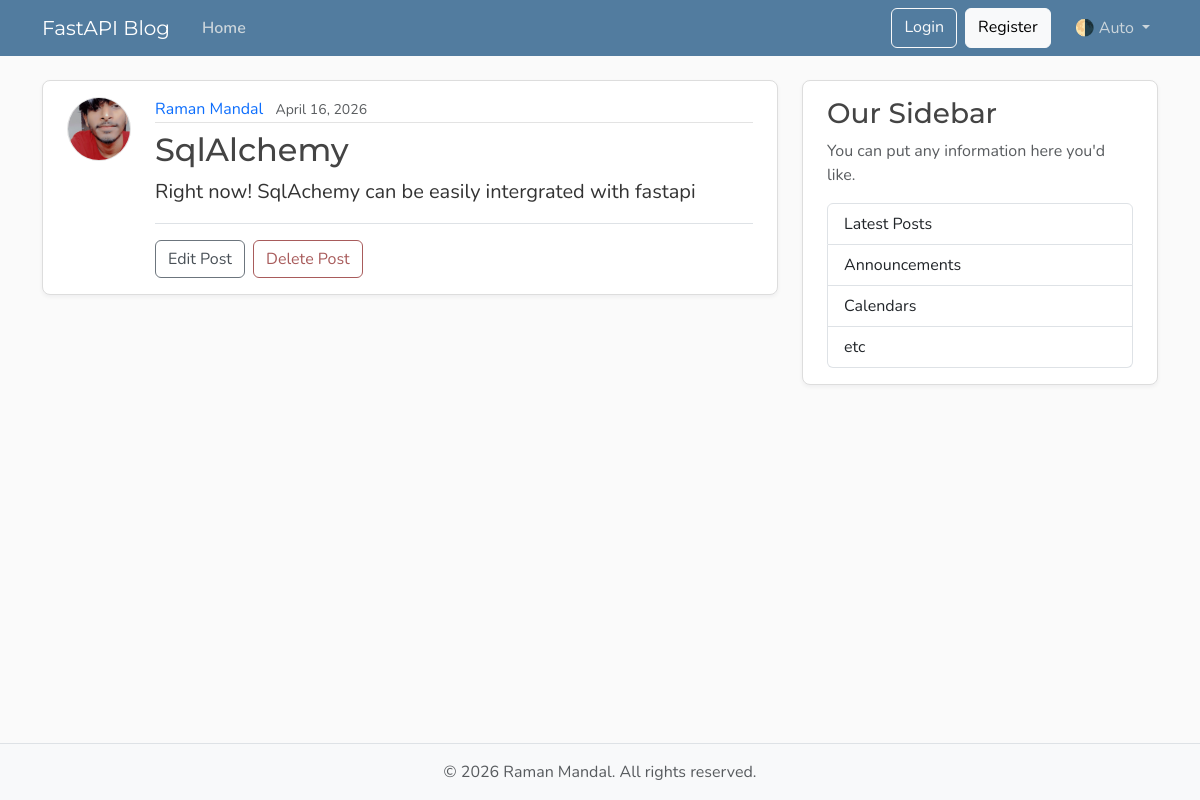
/posts/1, run on the app's committed database.
### models.py (models this page shows, shortened)
class User(Base):
    __tablename__ = "users"
    id: Mapped[int] = mapped_column(Integer, primary_key=True, index=True)
    username: Mapped[str] = mapped_column(String(50), unique=True, nullable=False)
    email: Mapped[str] = mapped_column(String(120), unique=True, nullable=False)
    image_file: Mapped[str | None] = mapped_column(
        String(200),
        nullable=True,
        default=None,
    )
    posts: Mapped[list[Post]] = relationship(
        back_populates="author",
        cascade="all, delete-orphan",
    )

class Post(Base):
    __tablename__ = "posts"
    id: Mapped[int] = mapped_column(Integer, primary_key=True, index=True)
    title: Mapped[str] = mapped_column(String(100), nullable=False)
    content: Mapped[str] = mapped_column(Text, nullable=False)
    user_id: Mapped[int] = mapped_column(
        ForeignKey("users.id"),
        nullable=False,
        index=True,
    )
    date_posted: Mapped[datetime] = mapped_column(
        DateTime(timezone=True),
        default=lambda: datetime.now(UTC),
    )
    author: Mapped[User] = relationship(back_populates="posts")

### main.py (the view)
@app.get("/posts/{post_id}", include_in_schema=False)
def post_page(request: Request, post_id: int, db: Annotated[Session, Depends(get_db)]):
    result = db.execute(select(models.Post).where(models.Post.id == post_id))
    post = result.scalars().first()
    if post:
        title = post.title[:50]
        return templates.TemplateResponse(
            request,
            "post.html",
            {"post": post, "title": title},
        )
    raise HTTPException(status_code=status.HTTP_404_NOT_FOUND, detail="Post not found")

### templates/post.html (shortened to what this page needs)
{% extends "layout.html" %}
{% block content %}
  <article class="content-section py-3 px-4 mb-4">
    <div class="d-flex align-items-start gap-4">
      <img class="rounded-circle article-img flex-shrink-0"
           src="{{ post.author.image_path }}"
           alt="{{ post.author.username }}'s profile picture"
           width="64"
           height="64"
           loading="lazy">
      <div class="flex-grow-1">
        <div class="article-metadata mb-2">
          <a class="me-2"
             href="{{ url_for("user_posts", user_id=post.author.id) }}">{{ post.author.username }}</a>
          <small class="text-body-secondary">{{ post.date_posted.strftime("%B %d, %Y") }}</small>
        </div>
        <h2 class="article-title">{{ post.title }}</h2>
        <p class="article-content">{{ post.content }}</p>
        <div class="post-actions mt-3 pt-3 border-top">
          <a class="btn btn-outline-secondary me-1" href="#">Edit Post</a>
          <button type="button"
                  class="btn btn-outline-danger"
                  data-bs-toggle="modal"
                  data-bs-target="#deleteModal">Delete Post</button>
        </div>
      </div>
    </div>
  </article>
{% endblock content %}

### static/css/main.css (style rules this page uses)
:root { --font-heading: "Montserrat", system-ui, -apple-system, BlinkMacSystemFont, sans-serif; --font-body: "Nunito", system-ui, -apple-system, BlinkMacSystemFont, sans-serif; --color-bg-body: #fafafa; --color-bg-content: #ffffff; --color-text-primary: #333333; --color-text-heading: #444444; --color-steel: #527c9f; --color-nav-link: #cbd5db; --color-nav-link-hover: #ffffff; --color-link-hover: #428bca; --color-border: #dddddd; --color-border-light: #e3e3e3; --spacing-xl: 5rem; --article-img-size: 4rem; --account-img-size: 7.813rem; }
body { font-family: var(--font-body); background: var(--color-bg-body); color: var(--color-text-primary); }
h1, h2, h3, h4, h5, h6 { font-family: var(--font-heading); color: var(--color-text-heading); }
a { text-decoration: none; }
.content-section { background: var(--color-bg-content); border: 1px solid var(--color-border); border-radius: 0.5rem; box-shadow: 0 2px 4px rgba(15, 23, 42, 0.05); transition: box-shadow 0.15s ease, transform 0.15s ease, border-color 0.15s ease; }
.article-title { color: var(--color-text-heading); transition: color 0.2s ease-in-out; }
.article-content { white-space: pre-line; font-size: 1.25rem; }
.article-img { height: var(--article-img-size); width: var(--article-img-size); flex-shrink: 0; object-fit: cover; border: 1px solid var(--color-border-light); box-shadow: 0 0 0 2px var(--color-bg-content); }
.article-metadata { padding-bottom: 0.063rem; border-bottom: 1px solid var(--color-border-light); }
.article-metadata a { transition: color 0.2s ease-in-out; }
.btn-outline-secondary { --bs-btn-color: #495057; --bs-btn-border-color: #6c757d; --bs-btn-hover-color: #fff; --bs-btn-hover-bg: #5a6268; --bs-btn-hover-border-color: #545b62; --bs-btn-active-color: #fff; --bs-btn-active-bg: #545b62; --bs-btn-active-border-color: #4e555b; }
.btn-outline-danger { --bs-btn-color: #a85b5b; --bs-btn-border-color: #a85b5b; --bs-btn-hover-color: #fff; --bs-btn-hover-bg: #924e4e; --bs-btn-hover-border-color: #874848; --bs-btn-active-color: #fff; --bs-btn-active-bg: #874848; --bs-btn-active-border-color: #7c4242; }

### data on the page
User: author.image_path (picture), author.username "Raman Mandal"
Post: date_posted "April 16, 2026", title "SqlAlchemy", content "Right now! SqlAchemy can be easily intergrated with fastapi"
